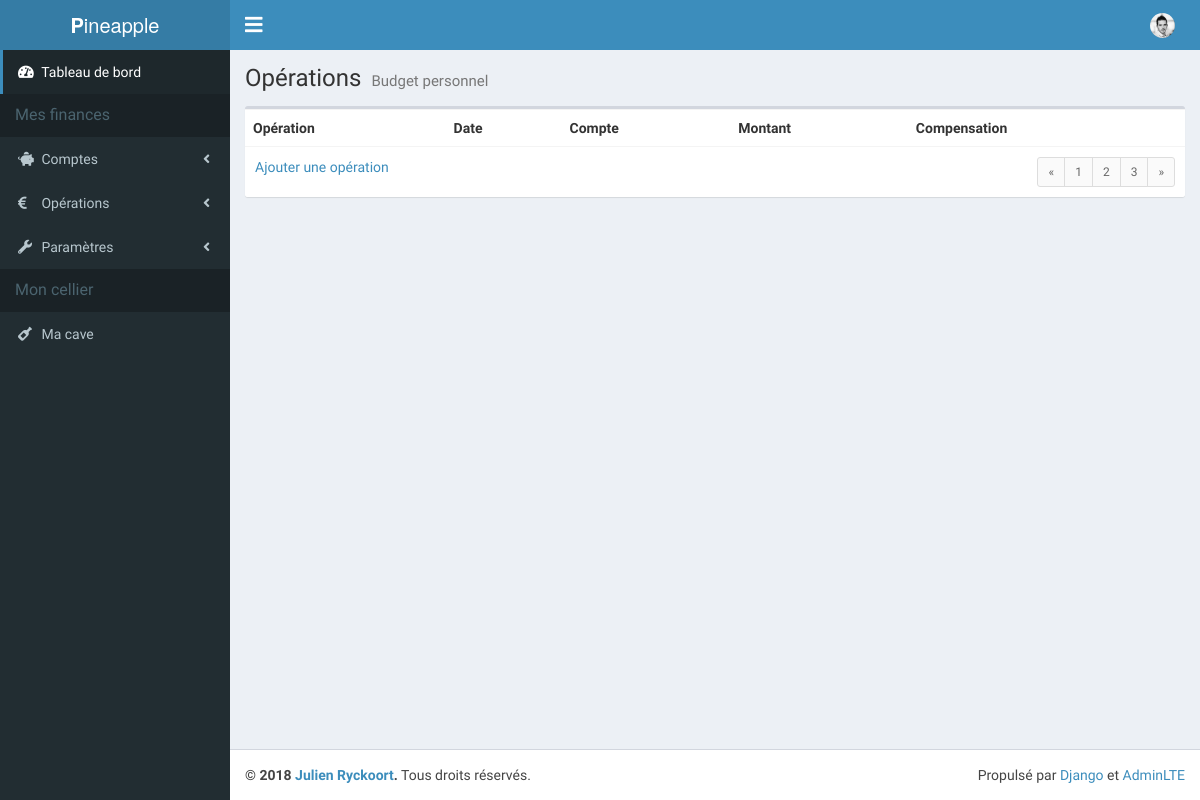
Before: /accounting/operations/1 with the older database file.
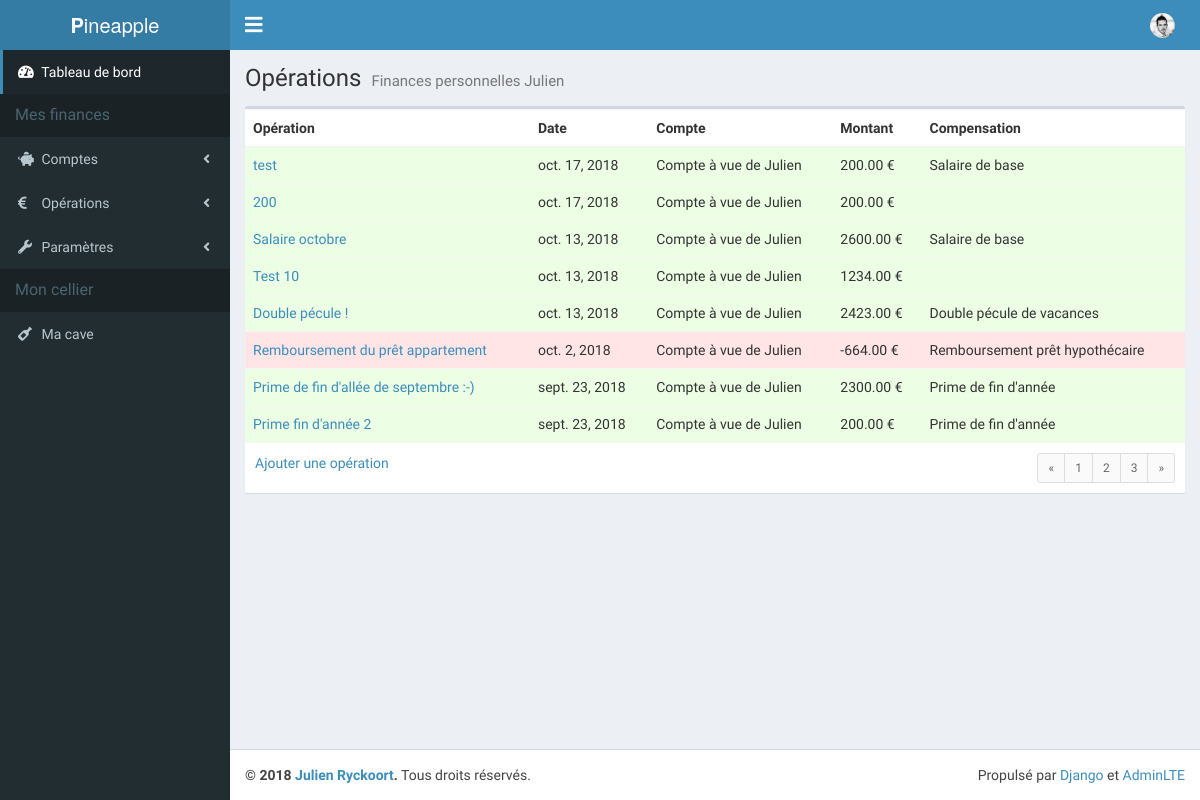
After: the same page with the newer database file.
### accounting/models.py (models this page shows, shortened)
class Budget(models.Model):
    user = models.ManyToManyField('auth.User')
    name = models.CharField(max_length=200)
    text = models.TextField(default=None, blank=True, null=True)
    class Meta:
        ordering = ('id',)

class AccountingEntry(models.Model):
    account = models.ForeignKey('Account', on_delete=models.CASCADE)
    counterparty_account = models.ForeignKey('Account', on_delete=models.CASCADE, blank=True, null=True, related_name='accounting_entry_counterparty')
    compensation_account = models.ForeignKey('CompensationAccount', on_delete=models.CASCADE, blank=True, null=True, default=None)
    date = models.DateField()
    amount = models.DecimalField(max_digits=13, decimal_places=2)
    name = models.CharField(max_length=200)
    text = models.TextField(default=None, blank=True, null=True)

class Account(models.Model):
    budget = models.ForeignKey('Budget', on_delete=models.CASCADE)
    name = models.CharField(max_length=200)
    text = models.TextField(default=None, blank=True, null=True)
    balance = models.DecimalField(max_digits=13, decimal_places=2)
    type = models.ForeignKey('AccountType', on_delete=models.PROTECT)
    class Meta:
        ordering = ('budget','type',)

class CompensationAccount(models.Model):
    budget = models.ForeignKey('Budget', on_delete=models.CASCADE)
    name = models.CharField(max_length=200)
    text = models.TextField(default=None, blank=True, null=True)
    balance = models.DecimalField(max_digits=13, decimal_places=2)
    category = models.ForeignKey('CompensationAccountCategory', on_delete=models.PROTECT)
    class Meta:
        ordering = ('budget','category',)

### accounting/views.py (the view)
# urls.py: path('operations/<id_budget>', views.operations, name='operations'),
def operations(request, id_budget):
    budget = Budget.objects.get(id=id_budget)
    entries = AccountingEntry.objects.filter(account__budget=id_budget).order_by('-date')
    return render(request, 'accounting/index_operations.html', locals())

### accounting/templates/accounting/index_operations.html
{% extends 'base.html' %}
{% block header %}
<h1>
  Opérations
  <small>{{ budget.name }}</small>
</h1>
{% endblock %}
{% block content %}
<div class="box">
  <div class="box-body no-padding">
    <table class="table">
      <tbody>
        <tr>
          <th>Opération</th>
          <th>Date</th>
          <th>Compte</th>
          <th>Montant</th>
          <th>Compensation</th>
        </tr>
        {% for entry in entries %}
        <tr {% if entry.amount >= 0 %} class="table-operations-income" {% else %} class="table-operations-expense" {% endif %}>
          <td><a href="{% url 'view_operation' entry.id %}">{{ entry.name }}</a></td>
          <td>{{ entry.date }}</td>
          <td>{{ entry.account.name }}</td>
          <td>{{ entry.amount }} €</td>
          <td>{{ entry.compensation_account.name }}</td>
        </tr>
        {% endfor %}
      </tbody>
    </table>
  </div>
  <div class="box-footer clearfix">
    <a href="{% url 'add_operation' %}">Ajouter une opération</a>
    <ul class="pagination pagination-sm no-margin pull-right">
      <li><a href="#">&laquo;</a></li>
      <li><a href="#">1</a></li>
      <li><a href="#">2</a></li>
      <li><a href="#">3</a></li>
      <li><a href="#">&raquo;</a></li>
    </ul>
  </div>
</div>
{% endblock %}

### project_templates/base.html (shortened to what this page needs)
{% load static %}
{% load humanize %}
<!DOCTYPE html>
<html>
<head>
  <link rel="stylesheet" href="{% static 'bower_components/bootstrap/dist/css/bootstrap.min.css' %}">
  <link rel="stylesheet" href="https://use.fontawesome.com/releases/v5.4.1/css/all.css">
  <link rel="stylesheet" href="{% static 'dist/css/AdminLTE.css' %}">
  <link rel="stylesheet" href="{% static 'dist/css/skins/skin-blue.min.css' %}">
  <link rel="stylesheet" href="{% static 'dist/css/pineapple.css' %}">
</head>
<body class="hold-transition skin-blue sidebar-mini">
<div class="wrapper">
  <header class="main-header">
    <a href="#" class="logo">
      <span class="logo-lg"><b>P</b>ineapple</span>
    </a>
    <nav class="navbar navbar-static-top" role="navigation">
      <a href="#" class="sidebar-toggle fa fa-bars" data-toggle="push-menu" role="button">
      </a>
      <div class="navbar-custom-menu">
        <ul class="nav navbar-nav">
          <li class="dropdown user user-menu">
            <a href="#" class="dropdown-toggle" data-toggle="dropdown">
              <img src="{% static 'dist/img/julien.jpg' %}" class="user-image" alt="User Image">
            </a>
          </li>
        </ul>
      </div>
    </nav>
  </header>
  <aside class="main-sidebar">
    <section class="sidebar">
      <ul class="sidebar-menu" data-widget="tree">
        <li class="active">
          <a href="#">
            <i class="fa fa-tachometer-alt"></i>
            <span>Tableau de bord</span>
          </a>
        </li>
        <li class="header">Mes finances</li>
        <li class="treeview">
          <a href="#">
            <i class="fa fa-piggy-bank"></i>
            <span>Comptes</span>
            <span class="pull-right-container">
              <i class="fa fa-angle-left pull-right"></i>
            </span>
          </a>
        </li>
        <li class="treeview">
          <a href="#">
            <i class="fa fa-euro-sign"></i>
            <span>Opérations</span>
            <span class="pull-right-container">
              <i class="fa fa-angle-left pull-right"></i>
            </span>
          </a>
        </li>
        <li class="treeview">
          <a href="#">
            <i class="fa fa-wrench"></i>
            <span>Paramètres</span>
            <span class="pull-right-container">
              <i class="fa fa-angle-left pull-right"></i>
            </span>
          </a>
        </li>
        <li class="header">Mon cellier</li>
        <li>
          <a href="#">
            <i class="fa fa-wine-bottle"></i>
            <span>Ma cave</span>
          </a>
        </li>
      </ul>
    </section>
  </aside>
  <div class="content-wrapper">
    <section class="content-header">
      {% block header %}
      {% endblock %}
    </section>
    <section class="content container-fluid">
      {% block content %}
      {% endblock %}
    </section>
  </div>
  <footer class="main-footer">
    <div class="pull-right hidden-xs">
      Propulsé par <a href="https://www.djangoproject.com/" target="_blank">Django</a> et <a href="https://adminlte.io/" target="_blank">AdminLTE</a>
    </div>
    <strong>&copy; 2018 <a href="https://www.facebook.com/jryckoort" target="_blank">Julien Ryckoort</a>.</strong> Tous droits réservés.
  </footer>
</div>
</body>
</html>

Changed rows visible on the page:
changed Budget: name "Budget personnel" → "Finances personnelles Julien"
added AccountingEntry: name "test", date "oct. 17, 2018", account.name "Compte à vue de Julien", amount "200.00", compensation_account.name "Salaire de base"
added AccountingEntry: name "200", date "oct. 17, 2018", account.name "Compte à vue de Julien", amount "200.00"
added AccountingEntry: name "Salaire octobre", date "oct. 13, 2018", account.name "Compte à vue de Julien", amount "2600.00", compensation_account.name "Salaire de base"
added AccountingEntry: name "Test 10", date "oct. 13, 2018", account.name "Compte à vue de Julien", amount "1234.00"
added AccountingEntry: name "Double pécule !", date "oct. 13, 2018", account.name "Compte à vue de Julien", amount "2423.00", compensation_account.name "Double pécule de vacances"
added AccountingEntry: name "Remboursement du prêt appartement", date "oct. 2, 2018", account.name "Compte à vue de Julien", amount "-664.00", compensation_account.name "Remboursement prêt hypothécaire"
added AccountingEntry: name "Prime de fin d'allée de septembre :-)", date "sept. 23, 2018", account.name "Compte à vue de Julien", amount "2300.00", compensation_account.name "Prime de fin d'année"
added AccountingEntry: name "Prime fin d'année 2", date "sept. 23, 2018", account.name "Compte à vue de Julien", amount "200.00", compensation_account.name "Prime de fin d'année"
